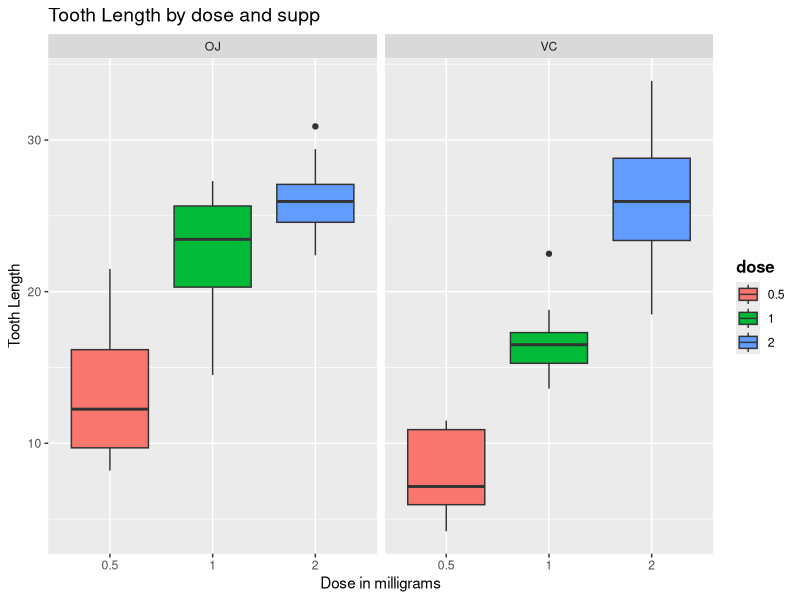

Reproduce this figure in R. (Note: this script raises an error after producing the figure.)
## ---- chunk 1
library(datasets)
data(ToothGrowth)
str(ToothGrowth)
## ---- chunk 2
table(ToothGrowth$dose)
## ---- chunk 3
ToothGrowth$dose <- as.factor(ToothGrowth$dose)
## ---- chunk 4
summary(ToothGrowth)
## ---- chunk 5
table(ToothGrowth$supp, ToothGrowth$dose)
## ---- chunk 6
library(ggplot2)
plot <- ggplot(ToothGrowth, aes(x = dose, y = len, fill = dose)) +
        geom_boxplot() + facet_grid(. ~ supp) +
        xlab("Dose in milligrams") + ylab("Tooth Length") +
        ggtitle("Tooth Length by dose and supp") + 
        theme(plot.title = element_text(size=14, vjust=1),
              legend.title = element_text(size=12, face="bold"))
print(plot)
## ---- chunk 7
dose.t1 <- t.test(ToothGrowth$len[ToothGrowth$dose==0.5], ToothGrowth$len[ToothGrowth$dose==1], paired=F, var.equal=F)
dose.t2 <- t.test(ToothGrowth$len[ToothGrowth$dose==0.5], ToothGrowth$len[ToothGrowth$dose==2], paired=F, var.equal=F)
dose.t3 <- t.test(ToothGrowth$len[ToothGrowth$dose==1], ToothGrowth$len[ToothGrowth$dose==2], paired=F, var.equal=F)
dose.result <- data.frame("p-value"=c(dose.t1$p.value, dose.t2$p.value, dose.t3$p.value),
                          "Lower.CI"=c(dose.t1$conf[1], dose.t2$conf[1], dose.t3$conf[1]),
                          "Upper.CI"=c(dose.t1$conf[2], dose.t2$conf[2], dose.t3$conf[2]),
                          row.names=c("Dose 0.5 vs 1:", "Dose 0.5 vs 2:", "Dose 1 vs 2:"))
dose.result
## ---- chunk 8
supp.t <- t.test(len ~ supp, paired=F, var.equal=F, data=ToothGrowth)
supp.t$p.value
## ---- chunk 9
supp.t1 <- with(ToothGrowth, t.test(len[dose==0.5 & supp=="OJ"], len[dose==0.5 & supp=="VC"], paired=F, var.equal=F))
supp.t2 <- with(ToothGrowth, t.test(len[dose==1 & supp=="OJ"], len[dose==1 & supp=="VC"], paired=F, var.equal=F))
supp.t3 <- with(ToothGrowth, t.test(len[dose==2 & supp=="OJ"], len[dose==2 & supp=="VC"], paired=F, var.equal=F))
supp.result <- data.frame("p-value"=c(supp.t1$p.value, supp.t2$p.value, supp.t3$p.value),
                          "Lower.CI"=c(supp.t1$conf[1], supp.t2$conf[1], supp.t3$conf[1]),
                          "Upper.CI"=c(supp.t1$conf[2], supp.t2$conf[2], supp.t3$conf[2]),
                          row.names=c("Dose 0.5:", "Dose 1:", "Dose 2:"))
supp.result
